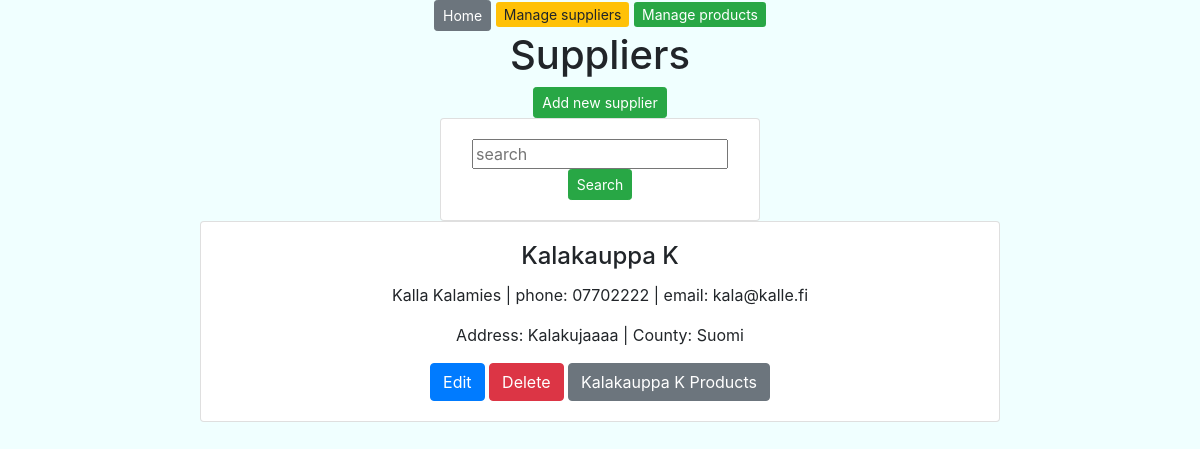
/suppliers.html/, run on an earlier commit of the app's database.
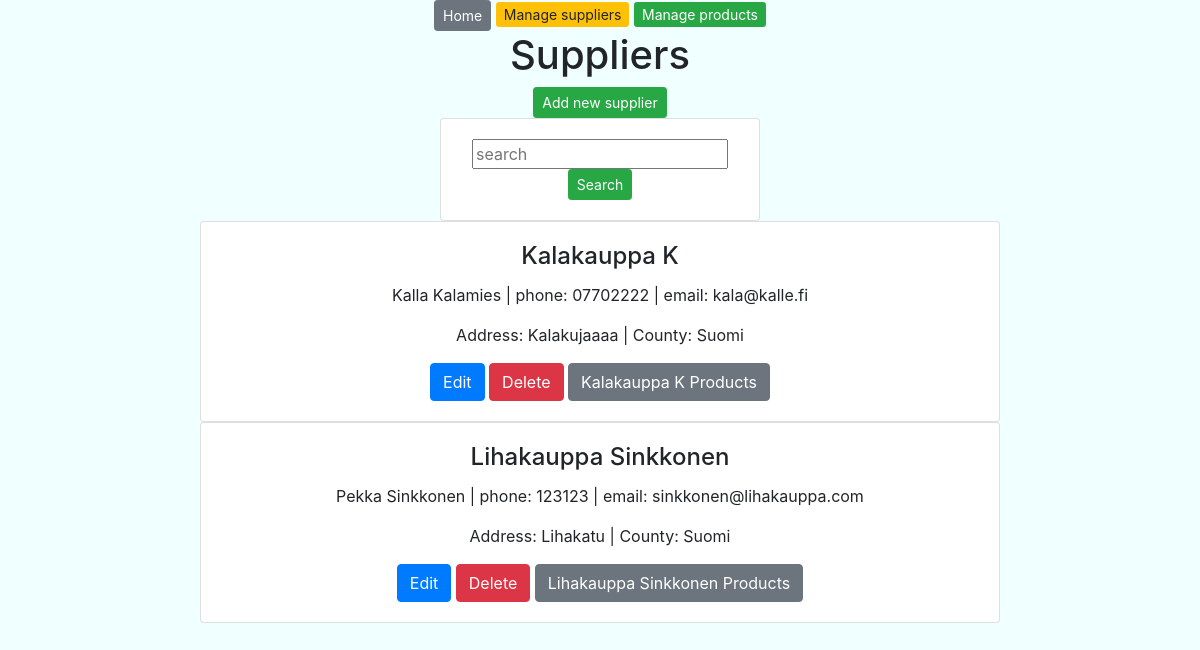
And on a later commit of the database.
### app/models.py (models this page shows)
class Supplier(models.Model):
    companyname = models.CharField(max_length = 50, default="firma")
    contactname = models.CharField(max_length = 50, default="firma")
    address = models.CharField(max_length = 100, default="firma")
    phone = models.CharField(max_length = 20, default="firma")
    email = models.CharField(max_length = 50, default="firma")
    country = models.CharField(max_length = 50, default="firma")

### app/views.py (the view)
# urls.py: path('suppliers.html/',supplierlistview),
def supplierlistview(request):
        supplierlist = Supplier.objects.all()
        context = {'suppliers': supplierlist}
        return render (request, "suppliers.html", context)

### app/templates/suppliers.html (shortened to what this page needs)
{% extends 'index.html' %}
{% block content %}
<h1>Suppliers</h1>
<button id="add-btn" class="btn btn-success btn-sm" onclick="showaddform()">Add new supplier</button>
<div class="card" style="width: 20rem;">
    <div class="card-body">
        <form method="post" action="/search-suppliers/">
            <input class="card-text" class="card-text" type="text" placeholder="search" name="search">
            <input type="submit" value="Search" class="btn btn-success btn-sm" name="">
        </form>
    </div>
</div>
{% for s in suppliers %}
<div class="card" style="width: 50rem">
    <div class="card-body">
        <h4 class="card-title">{{s.companyname}}</h4>
        <p class="card-text">{{s.contactname}} | phone: {{s.phone}} | email: {{s.email}}</p>
        <p class="card-text"> Address: {{s.address}} | County: {{s.country}}</p>
        <a href="/edit-supplier-get/{{s.id}}/" class="btn btn-primary">Edit</a>
        <a href="/delete-supplier/{{s.id}}/" class="btn btn-danger">Delete</a>
        <a href="/products-by-supplier/{{s.id}}/" class="btn btn-secondary">{{s.companyname}} Products</a>
    </div>
</div>
{% empty %}
<div class="card" style="width: 50rem;">
    <div class="card-body">
        <p class="card-text">No products found in the database </p>
    </div>
</div>
{%endfor%}
{% endblock %}

What changed in the data, as far as the page shows it:
added Supplier: companyname "Lihakauppa Sinkkonen", contactname "Pekka Sinkkonen", phone "123123", email "sinkkonen@lihakauppa.com", address "Lihakatu", country "Suomi"
